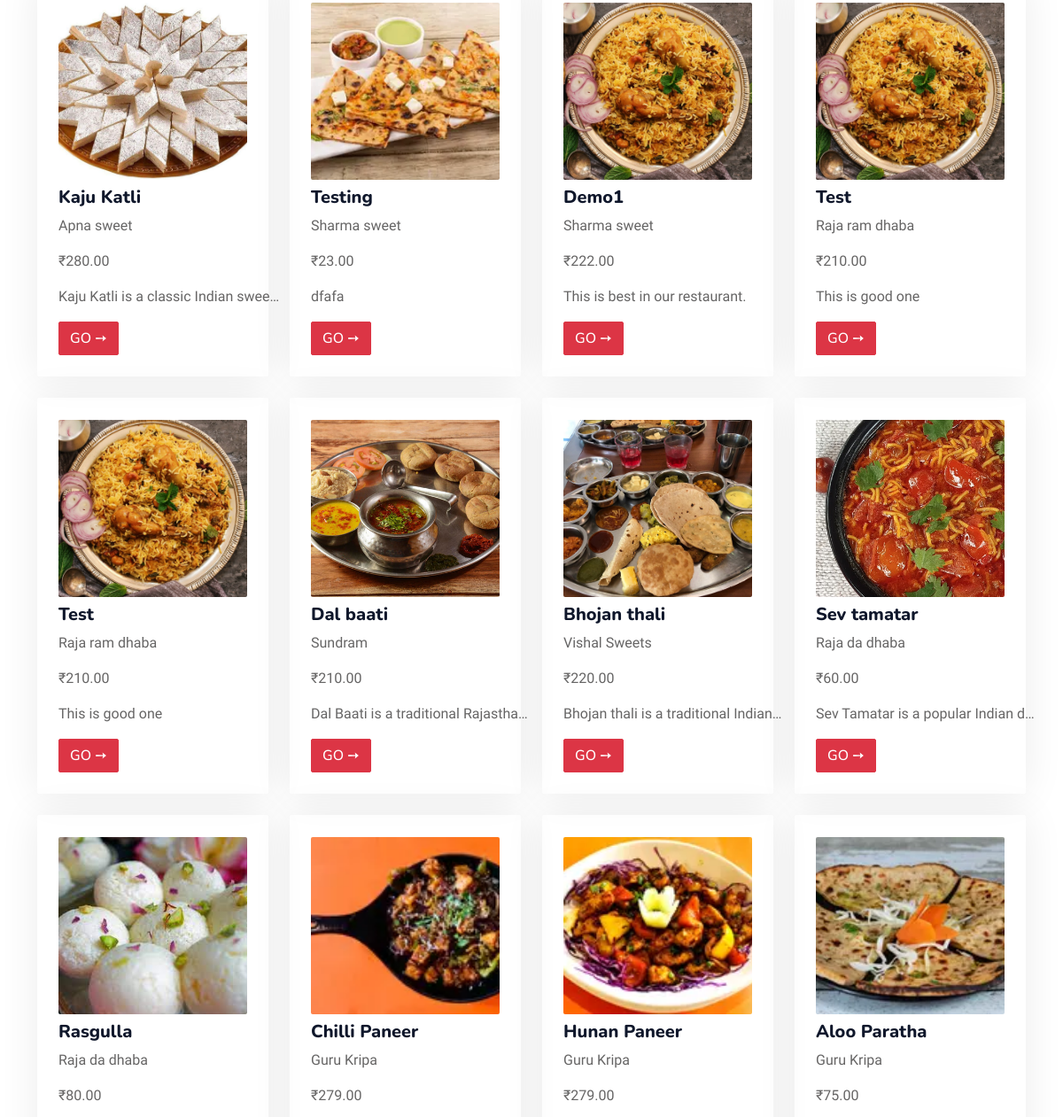
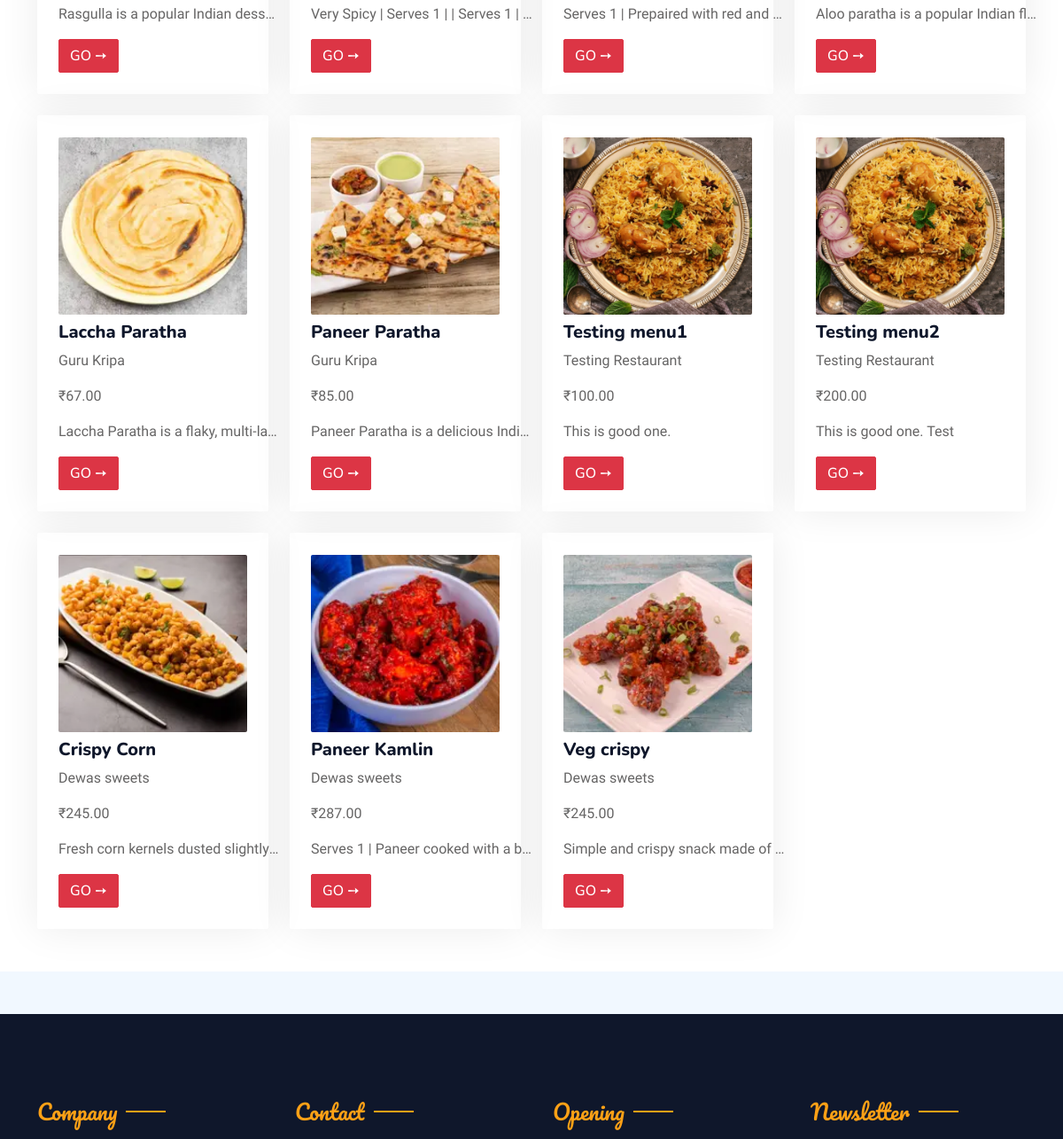
The app's page / (middle part), older data (2 pictures, top to bottom).
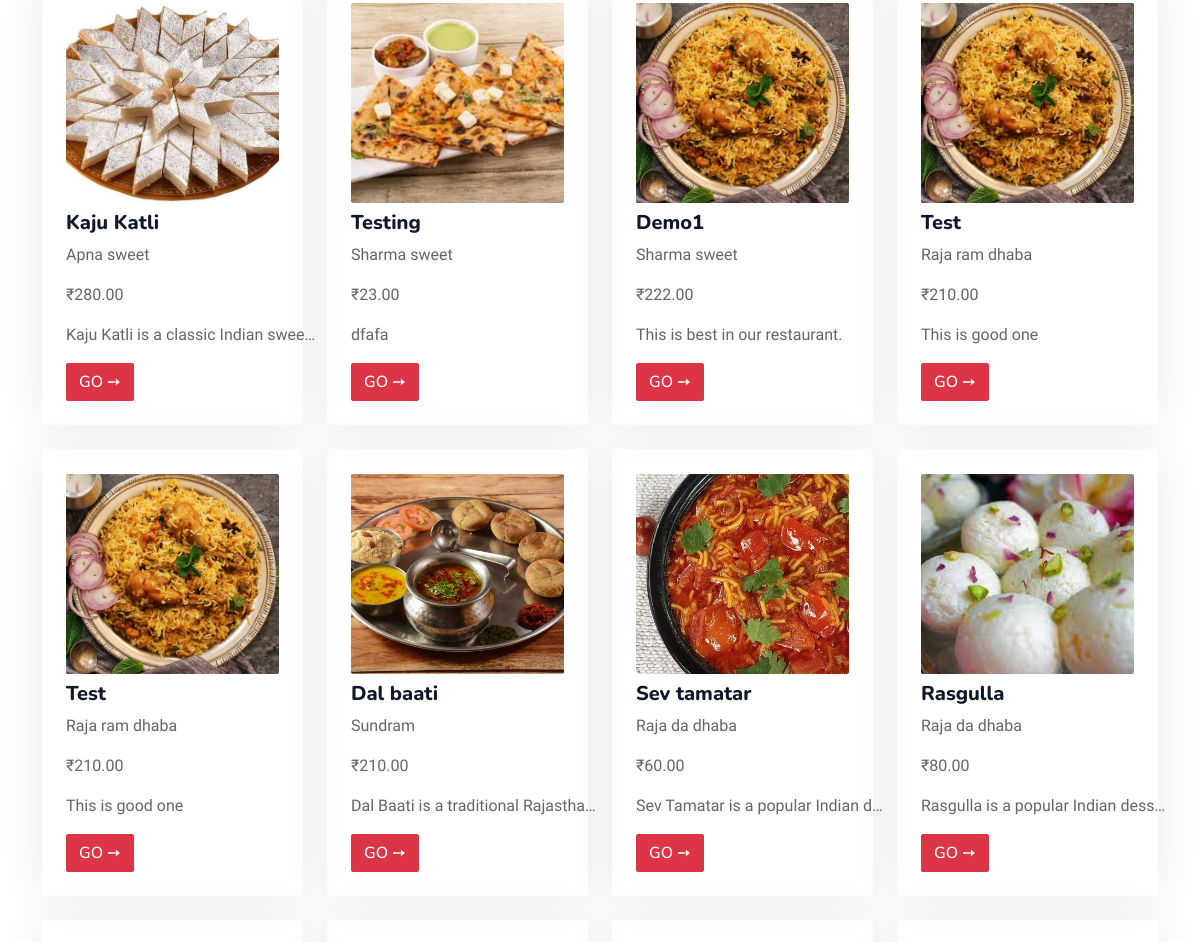
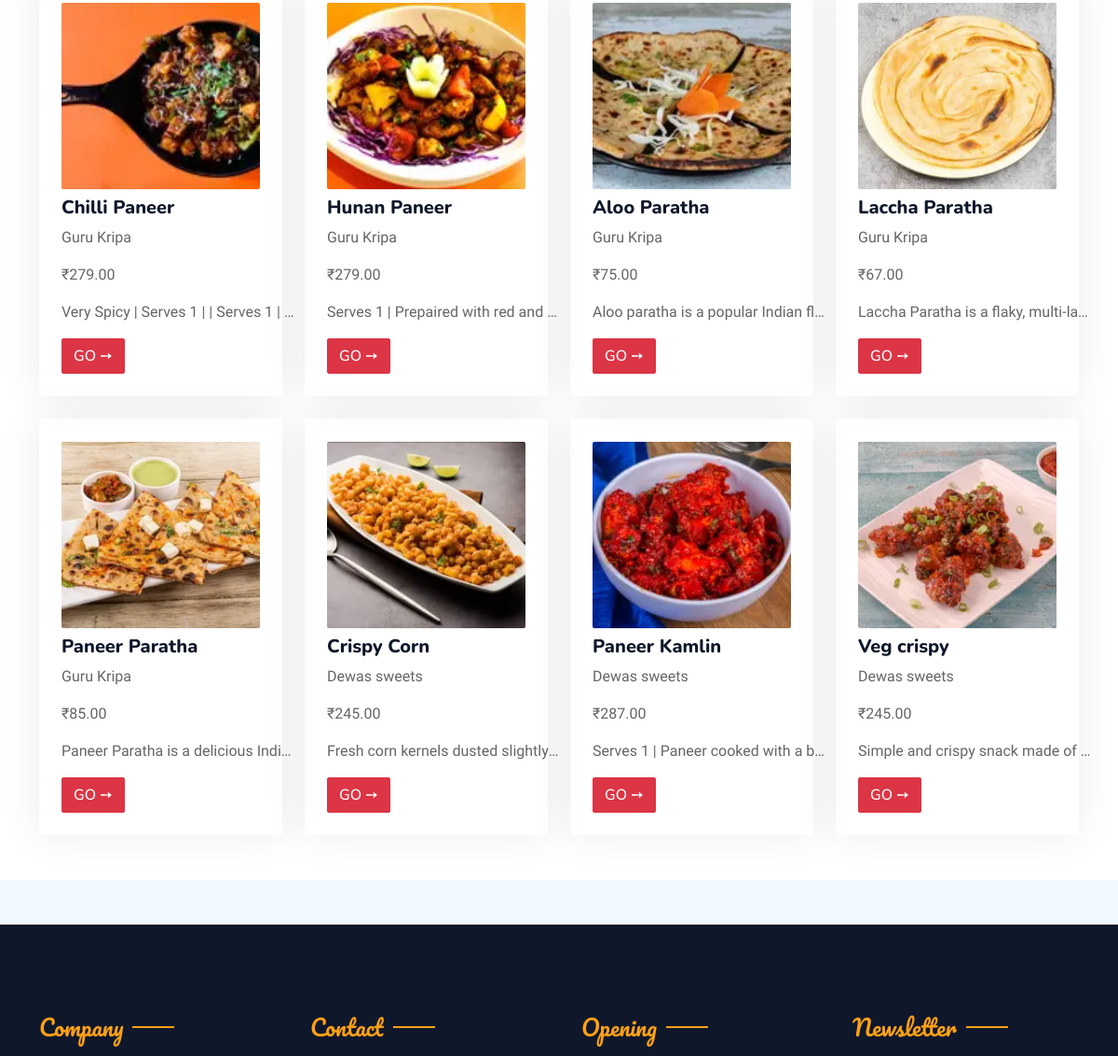
The same page, newer data (2 pictures, top to bottom).
### menu/models.py (models this page shows, shortened)
class Menu(models.Model):
    restaurant = models.ForeignKey(Restaurant, on_delete=models.CASCADE)  # ForeignKey to Restaurant
    name = models.CharField(max_length=255)
    description = models.TextField()
    type = models.CharField(max_length=255)
    price = models.DecimalField(max_digits=10, decimal_places=2)
    available = models.BooleanField(blank=True, default=True, null=True)
    cuisine = models.CharField(max_length=255, blank=True)
    img1 = models.ImageField(upload_to='menu_images/', null=True, blank=True)

### restaurant/models.py (models this page shows)
class Restaurant(models.Model):
    user = models.ForeignKey(User, on_delete=models.CASCADE,
                    limit_choices_to={'user_type': 'Foodprovider'})  # ForeignKey to User
    name = models.CharField(max_length=255)
    city = models.CharField(max_length=255)
    address = models.TextField()
    mobile = models.CharField(max_length=15)
    desc = models.TextField(blank=True, null=True)
    is_verified = models.BooleanField(default=False)
    veg_or_nonveg = models.CharField(max_length=255, choices=VEG_OR_NONVEG_CHOICES)
    no_of_chefs = models.PositiveIntegerField()
    start_date = models.DateField(blank=True, null=True)
    img1 = models.ImageField(upload_to='restaurant_images/', null=True, blank=True)
    img2 = models.ImageField(upload_to='restaurant_images/', null=True, blank=True)
    img3 = models.ImageField(upload_to='restaurant_images/', null=True, blank=True)
    img4 = models.ImageField(upload_to='restaurant_images/', null=True, blank=True)
    def __str__(self):
        return self.name

### user/views.py (the view, shortened to what this page needs)
# urls.py: 2. Add a URL to urlpatterns:  path('', views.home, name='home')
def home(request):
    try:
        if request.user.is_authenticated:
            userAddress, created = Address.objects.get_or_create(user=request.user, primary=True)
            if not created:
                userCityRestaurants = Restaurant.objects.filter(city=userAddress.city)
            if not userAddress.city:
                userCityRestaurants = Restaurant.objects.all()
        else:
            userCityRestaurants = Restaurant.objects.all()
        foodNameRestaurant = request.GET.get('search-food-restaurant')
        price = request.GET.get('price')
        url = ""
        restaurantUrl = ""
        foodRestaurant = Menu.objects.filter(restaurant__in=userCityRestaurants)
        foodRestaurant = foodRestaurant.annotate(averageRating=Avg('review__rating'))
        context = {
            'foods': foodRestaurant,
            'url' : url,
            'restaurantUrl': restaurantUrl
        }
    except Address.DoesNotExist:
        context = {
            'foods': foodRestaurant,
            'url' : url,
            'restaurantUrl': restaurantUrl
        }
    return render(request, 'home.html', context)

### templates/home.html (shortened to what this page needs)
{% extends 'base.html' %}
{% block content %}
{% load static %}
<div class="container-xxl bg-white p-0">
    <div class="container-xxl py-5">
        <div class="container">
            <div class="row g-4 mt-2">
                {% for menu in foods %}
                    {% if menu.available %}
                        <div class="col-lg-3 col-sm-6 wow fadeInUp" data-wow-delay="0.1s">
                            <div class="service-item rounded pt-3">
                                <div class="p-4">
                                    <img class="img-fluid rounded w-100 wow zoomIn" data-wow-delay="0.3s" src="{{menu.img1.url}}" style="height: 200px; margin-top: -15px;">
                                    <h5 class="mt-2">{{menu.name}}</h5>
                                    <p>{{menu.restaurant}}</p>
                                    <p>₹{{menu.price}}</p>
                                    <p class="text" style="display: block; width: 250px; overflow: hidden; white-space: nowrap; text-overflow: ellipsis;">{{menu.description}}</p>
                                    <a href="/foodprovider/restaurant_info/{{menu.restaurant.id}}" class="btn btn-danger">Go ➙</a>
                                </div>
                            </div>
                        </div>
                    {% endif %}
                {% endfor %}
            </div>
        </div>
    </div>
</div>
{% endblock content %}

Row changes from the older to the newer data that the page shows:
removed Menu: img1 (picture), name "Bhojan thali", restaurant "Vishal Sweets", price "220.00", description "Bhojan thali is a traditional Indian…"
removed Menu: img1 (picture), name "Testing menu1", restaurant "Testing Restaurant", price "100.00", description "This is good one."
removed Menu: img1 (picture), name "Testing menu2", restaurant "Testing Restaurant", price "200.00", description "This is good one. Test"
